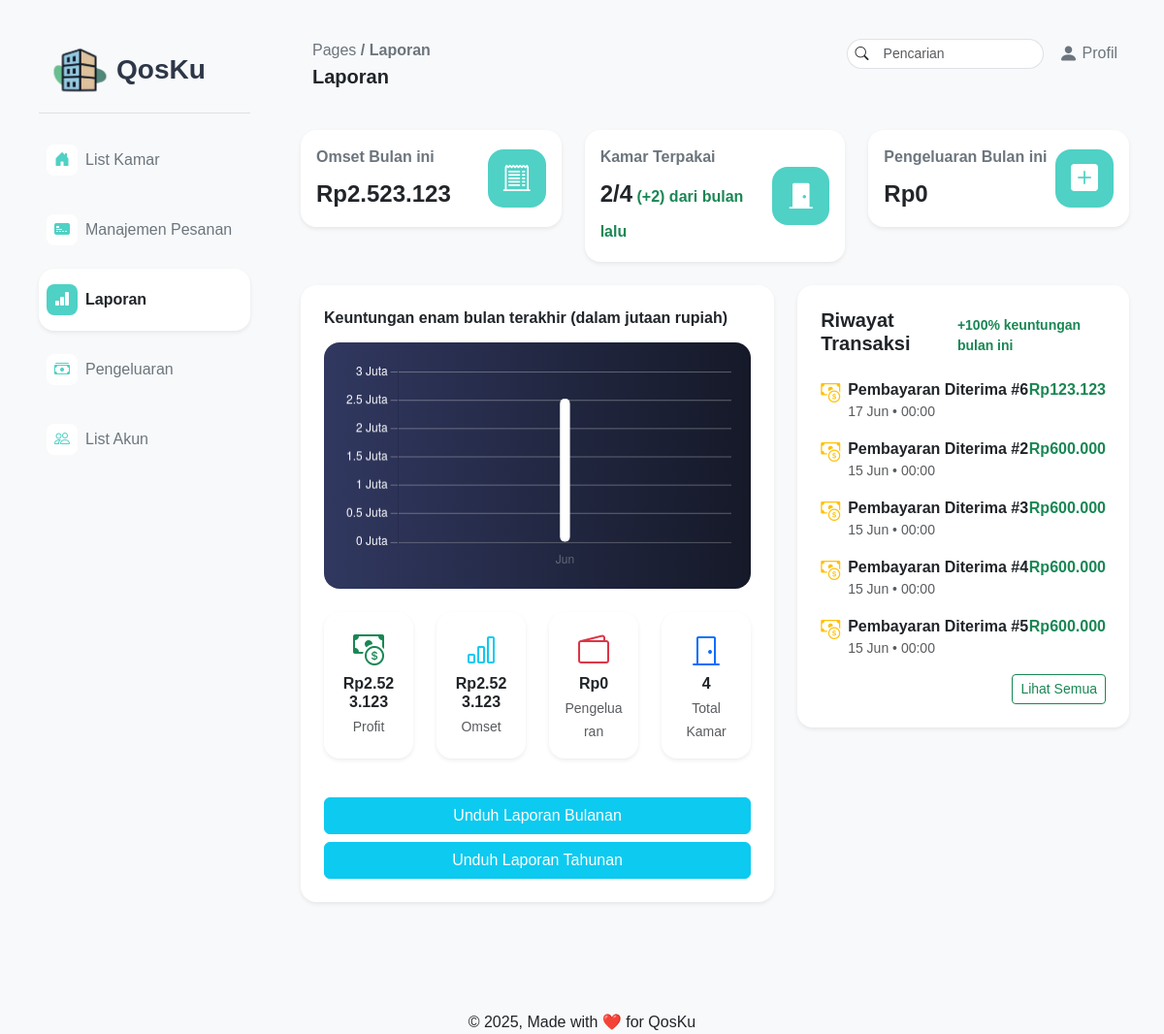
Page /pages/pemilik/laporan.php (signed in) on the earlier database version.
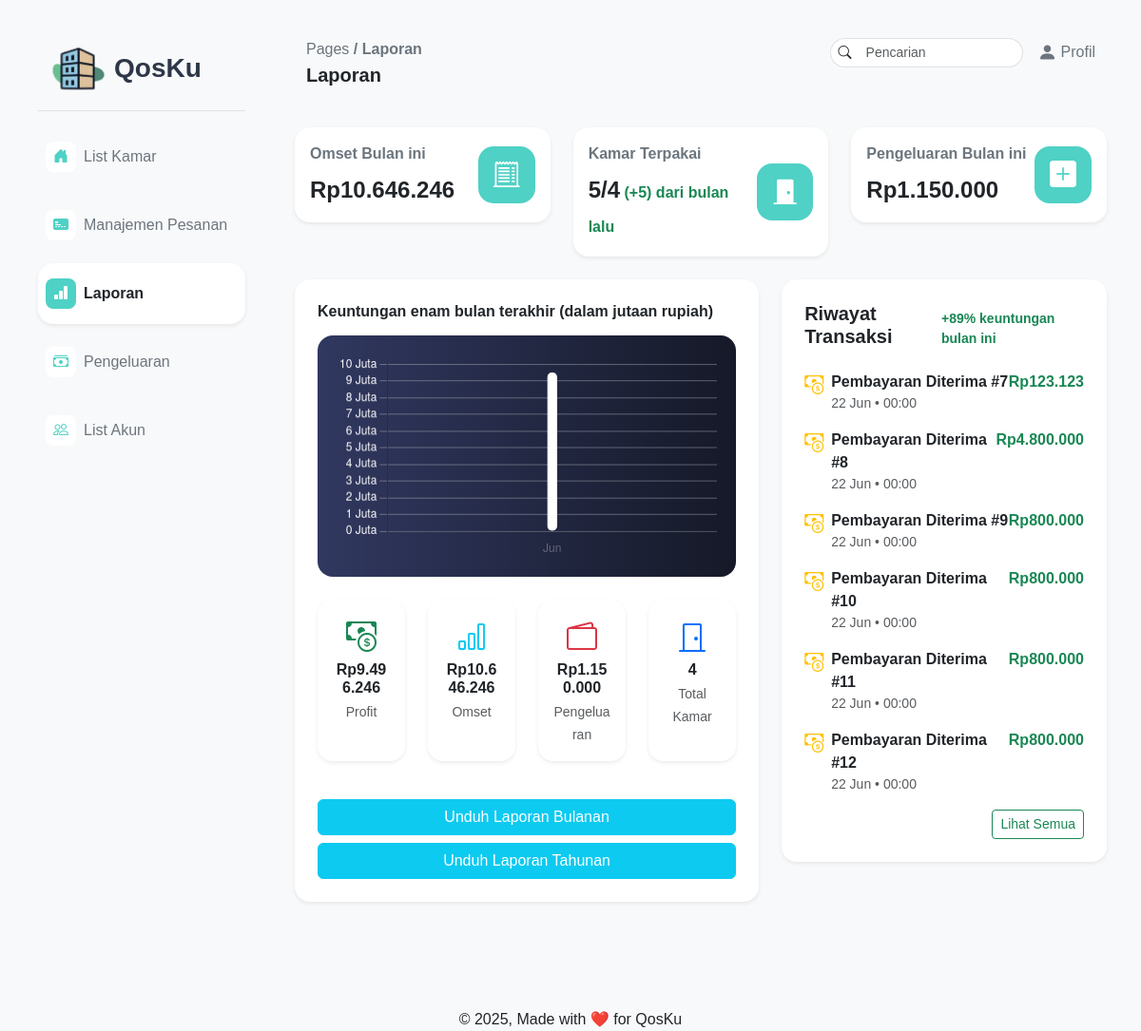
Same page on the later database version.
### tables this page shows
CREATE TABLE `pembayaran` (
  `idPembayaran` int(11) NOT NULL,
  `tanggalPembayaran` date NOT NULL,
  `metodePembayaran` varchar(255) NOT NULL,
  `jumlahPembayaran` int(11) NOT NULL,
  `statusPembayaran` varchar(255) NOT NULL,
  `bukti_transfer` varchar(255) DEFAULT NULL,
  `idPemesanan` int(11) NOT NULL
);

### pages/pemilik/laporan.php (the view, shortened to what the changed rows need)
<?php
require_once "../../php/connect.php";
$currentMonth = date('m');
$currentYear = date('Y');
$jumlahKamarQuery = "SELECT COUNT(*) as total FROM kamar_kos";
$jumlahKamarResult = $connect->query($jumlahKamarQuery);
$jumlahKamar = $jumlahKamarResult->fetch_assoc()['total'];
$kamarTerpakaiQuery = "SELECT COUNT(*) as occupied FROM pemesanan
                      WHERE statusPemesanan = 'Terkonfirmasi'
                      AND (tanggal_mulai <= CURDATE() AND (tanggal_selesai >= CURDATE() OR tanggal_selesai = '1970-01-01'))";
$kamarTerpakaiResult = $connect->query($kamarTerpakaiQuery);
$kamarTerpakai = $kamarTerpakaiResult->fetch_assoc()['occupied'];
$omsetQuery = "SELECT SUM(jumlahPembayaran) as total FROM pembayaran
              WHERE statusPembayaran = 'Lunas'
              AND MONTH(tanggalPembayaran) = $currentMonth
              AND YEAR(tanggalPembayaran) = $currentYear";
$omsetResult = $connect->query($omsetQuery);
$omset = $omsetResult->fetch_assoc()['total'] ?? 0;
$pengeluaranQuery = "SELECT SUM(jumlah) as total FROM pengeluaran
                    WHERE MONTH(tanggal) = $currentMonth
                    AND YEAR(tanggal) = $currentYear";
$pengeluaranResult = $connect->query($pengeluaranQuery);
$pengeluaran = $pengeluaranResult->fetch_assoc()['total'] ?? 0;
$profit = $omset - $pengeluaran;
$lastMonthKamarQuery = "SELECT COUNT(*) as last_month FROM pemesanan
                       WHERE statusPemesanan = 'Terkonfirmasi'
                       AND MONTH(tanggalPemesanan) = MONTH(DATE_SUB(CURDATE(), INTERVAL 1 MONTH))
                       AND YEAR(tanggalPemesanan) = YEAR(DATE_SUB(CURDATE(), INTERVAL 1 MONTH))";
$lastMonthKamarResult = $connect->query($lastMonthKamarQuery);
$lastMonthKamar = $lastMonthKamarResult->fetch_assoc()['last_month'];
$selisihKamar = $kamarTerpakai - $lastMonthKamar;
$profitHistoryQuery = "SELECT
    YEAR(tanggalPembayaran) as year,
    MONTH(tanggalPembayaran) as month,
    SUM(p.jumlahPembayaran) as income,
    (SELECT IFNULL(SUM(pe.jumlah), 0) FROM pengeluaran pe
     WHERE MONTH(pe.tanggal) = MONTH(p.tanggalPembayaran)
     AND YEAR(pe.tanggal) = YEAR(p.tanggalPembayaran)) as expenses,
    (SUM(p.jumlahPembayaran) - (SELECT IFNULL(SUM(pe.jumlah), 0) FROM pengeluaran pe
     WHERE MONTH(pe.tanggal) = MONTH(p.tanggalPembayaran)
     AND YEAR(pe.tanggal) = YEAR(p.tanggalPembayaran))) as profit
FROM pembayaran p
WHERE p.statusPembayaran = 'Lunas'
AND p.tanggalPembayaran >= DATE_SUB(CURDATE(), INTERVAL 5 MONTH)
GROUP BY YEAR(tanggalPembayaran), MONTH(tanggalPembayaran)
ORDER BY year, month";
$profitHistoryResult = $connect->query($profitHistoryQuery);
$chartLabels = [];
$chartData = [];
while ($row = $profitHistoryResult->fetch_assoc()) {
    $monthName = date('M', mktime(0, 0, 0, $row['month'], 1));
    $chartLabels[] = "'$monthName'";
    $chartData[] = $row['profit'] / 1000000;
}
$queryPembayaran = "
SELECT
    pembayaran.idPembayaran,
    pembayaran.tanggalPembayaran,
    'Pembayaran Diterima' AS jenis,
    pembayaran.jumlahPembayaran
FROM pembayaran
WHERE pembayaran.statusPembayaran = 'Lunas'
ORDER BY tanggalPembayaran DESC
LIMIT 6
";
$resultPembayaran = $connect->query($queryPembayaran);
$transaksi = [];
while ($row = $resultPembayaran->fetch_assoc()) {
    $waktu = strtotime($row['tanggalPembayaran']);
    $transaksi[] = [
        'jenis' => 'Pembayaran Diterima',
        'ikon' => 'bi-cash-coin text-warning',
        'id' => $row['idPembayaran'],
        'jumlah' => $row['jumlahPembayaran'],
        'tanggal' => date('d M', $waktu),
        'jam' => date('H:i', $waktu)
    ];
}
function rupiah($angka)
{
    return 'Rp' . number_format($angka, 0, ',', '.');
}
?>
<!DOCTYPE html>
<html lang="en">
<head>
    <link href="https://cdn.jsdelivr.net/npm/bootstrap@5.3.6/dist/css/bootstrap.min.css" rel="stylesheet">
    <link rel="stylesheet" href="../../assets/css/style.css">
    <link rel="stylesheet" href="https://cdn.jsdelivr.net/npm/bootstrap-icons@1.13.1/font/bootstrap-icons.min.css">
</head>
<body class="bg-light">
    <div class="d-flex min-vh-100 ms-4 me-4">
        <div class="flex-grow-1">
            <div class="container-fluid pt-4 pb-3">
                <div class="row mb-4">
                    <div class="col-md-4">
                        <div class="card shadow-sm border-0 rounded-4">
                            <div class="card-body d-flex justify-content-between align-items-center">
                                <div>
                                    <p class="card-title fs-6 fw-bold text-secondary">Omset Bulan ini</p>
                                    <p class="card-text fs-4 fw-bold mb-0"><?= rupiah($omset) ?></p>
                                </div>
                            </div>
                        </div>
                    </div>
                    <div class="col-md-4">
                        <div class="card shadow-sm border-0 rounded-4">
                            <div class="card-body d-flex justify-content-between align-items-center">
                                <div>
                                    <p class="card-title fs-6 fw-bold text-secondary">Kamar Terpakai</p>
                                    <p class="card-text fs-4 fw-bold mb-0">
                                        <?= $kamarTerpakai ?>/<?= $jumlahKamar ?><small
                                            class="text-<?= $selisihKamar >= 0 ? 'success' : 'danger' ?> fs-6">
                                            (<?= $selisihKamar >= 0 ? '+' : '' ?><?= $selisihKamar ?>) dari bulan lalu
                                        </small></p>
                                </div>
                            </div>
                        </div>
                    </div>
                    <div class="col-md-4">
                        <div class="card shadow-sm border-0 rounded-4">
                            <div class="card-body d-flex justify-content-between align-items-center">
                                <div>
                                    <p class="card-title fs-6 fw-bold text-secondary">Pengeluaran Bulan ini</p>
                                    <p class="card-text fs-4 fw-bold mb-0"><?= rupiah($pengeluaran) ?></p>
                                </div>
                            </div>
                        </div>
                    </div>
                </div>
                <div class="row">
                    <div class="col-md-7">
                        <div class="card shadow-sm border-0 rounded-4">
                            <div class="card-body p-4">
                                <div class="chart-container mb-4">
                                    <canvas id="profitChart" height="160"></canvas>
                                </div>
                                <div class="row mb-4">
                                    <div class="col-md-3 mb-3">
                                        <div class="card shadow-sm border-0 rounded-4 h-100">
                                            <div class="card-body text-center p-3">
                                                <i class="bi bi-cash-coin fs-2 text-success mb-2"></i>
                                                <h6 class="fw-bold mb-1"><?= rupiah($profit) ?></h6>
                                                <small class="text-muted">Profit</small>
                                            </div>
                                        </div>
                                    </div>
                                    <div class="col-md-3 mb-3">
                                        <div class="card shadow-sm border-0 rounded-4 h-100">
                                            <div class="card-body text-center p-3">
                                                <i class="bi bi-bar-chart fs-2 text-info mb-2"></i>
                                                <h6 class="fw-bold mb-1"><?= rupiah($omset) ?></h6>
                                                <small class="text-muted">Omset</small>
                                            </div>
                                        </div>
                                    </div>
                                    <div class="col-md-3 mb-3">
                                        <div class="card shadow-sm border-0 rounded-4 h-100">
                                            <div class="card-body text-center p-3">
                                                <i class="bi bi-wallet2 fs-2 text-danger mb-2"></i>
                                                <h6 class="fw-bold mb-1"><?= rupiah($pengeluaran) ?></h6>
                                                <small class="text-muted">Pengeluaran</small>
                                            </div>
                                        </div>
                                    </div>
                                </div>
                            </div>
                        </div>
                    </div>
                    <div class="col-md-5">
                        <div class="card shadow-sm border-0 rounded-4">
                            <div class="card-body p-4">
                                <div class="d-flex justify-content-between align-items-center mb-3">
                                    <h5 class="fw-semibold">Riwayat Transaksi</h5>
                                    <span class="text-<?= $profit >= 0 ? 'success' : 'danger' ?> small fw-semibold">
                                        <?= $profit >= 0 ? '+' : '' ?><?= $jumlahKamar > 0 ? round(($profit / ($omset ?: 1)) * 100) : 0 ?>%
                                        keuntungan bulan ini
                                    </span>
                                </div>
                                <ul class="list-unstyled">
                                    <?php foreach ($transaksi as $item): ?>
                                        <li class="mb-3 d-flex align-items-start">
                                            <i class="bi <?= $item['ikon'] ?> fs-5 me-2"></i>
                                            <div class="flex-grow-1">
                                                <div class="fw-semibold d-flex justify-content-between">
                                                    <span>
                                                        <?= $item['jenis'] ?>
                                                        <?php if ($item['id'])
                                                            echo "#{$item['id']}"; ?>
                                                    </span>
                                                    <span class="text-success"><?= rupiah($item['jumlah']) ?></span>
                                                </div>
                                                <div class="text-muted small"><?= $item['tanggal'] ?> • <?= $item['jam'] ?>
                                                </div>
                                            </div>
                                        </li>
                                    <?php endforeach; ?>
                                </ul>
                            </div>
                        </div>
                    </div>
                </div>
            </div>
        </div>
    </div>
    <script>
        // Profit Chart
        const ctx = document.getElementById('profitChart').getContext('2d');
        const profitChart = new Chart(ctx, {
            type: 'bar',
            data: {
                labels: [<?= implode(',', $chartLabels) ?>],
                datasets: [{
                    label: 'Profit (juta Rp)',
                    data: [<?= implode(',', $chartData) ?>],
                    backgroundColor: 'rgba(255, 255, 255, 1)',
                    borderColor: 'rgba(255, 255, 255, 1)',
                    borderWidth: 1,
                    borderRadius: 10,
                    borderSkipped: false,
                    barThickness: 10,
                }]
            },
            options: {
                responsive: true,
                maintainAspectRatio: true,
                plugins: {
                    legend: {
                        display: false
                    }
                },
                scales: {
                    y: {
                        beginAtZero: true,
                        grid: {
                            color: 'rgba(255, 255, 255, 0.3)',
                            drawBorder: false
                        },
                        ticks: {
                            color: 'rgba(255, 255, 255, 1)',
                            callback: function (value) {
                                return value + ' Juta';
                            }
                        }
                    },
                    x: {
                        grid: {
                            display: false
                        },
                        ticks: {
                            color: 'rgba(255, 255, 255, 0.3)'
                        }
                    }
                },
            }
        });
    </script>
</body>
</html>

Differences in the rows shown:
no longer on this page (row unchanged): pembayaran: jenis "Pembayaran Diterima", idPembayaran "6", jumlahPembayaran "Rp123.123", tanggal "17 Jun", jam "00:00"
no longer on this page (row unchanged): pembayaran: jenis "Pembayaran Diterima", idPembayaran "2", jumlahPembayaran "Rp600.000", tanggal "15 Jun", jam "00:00"
no longer on this page (row unchanged): pembayaran: jenis "Pembayaran Diterima", idPembayaran "3", jumlahPembayaran "Rp600.000", tanggal "15 Jun", jam "00:00"
no longer on this page (row unchanged): pembayaran: jenis "Pembayaran Diterima", idPembayaran "4", jumlahPembayaran "Rp600.000", tanggal "15 Jun", jam "00:00"
no longer on this page (row unchanged): pembayaran: jenis "Pembayaran Diterima", idPembayaran "5", jumlahPembayaran "Rp600.000", tanggal "15 Jun", jam "00:00"
added pembayaran: jenis "Pembayaran Diterima", idPembayaran "7", jumlahPembayaran "Rp123.123", tanggal "22 Jun", jam "00:00"
added pembayaran: jenis "Pembayaran Diterima", idPembayaran "8", jumlahPembayaran "Rp4.800.000", tanggal "22 Jun", jam "00:00"
added pembayaran: jenis "Pembayaran Diterima", idPembayaran "9", jumlahPembayaran "Rp800.000", tanggal "22 Jun", jam "00:00"
added pembayaran: jenis "Pembayaran Diterima", idPembayaran "10", jumlahPembayaran "Rp800.000", tanggal "22 Jun", jam "00:00"
added pembayaran: jenis "Pembayaran Diterima", idPembayaran "11", jumlahPembayaran "Rp800.000", tanggal "22 Jun", jam "00:00"
added pembayaran: jenis "Pembayaran Diterima", idPembayaran "12", jumlahPembayaran "Rp800.000", tanggal "22 Jun", jam "00:00"
Other differences:
rupiah($omset): "Rp2.523.123" → "Rp10.646.246"
$kamarTerpakai: "2" → "5"
$selisihKamar: "2" → "5"
rupiah($pengeluaran): "Rp0" → "Rp1.150.000"
chart data {{ implode(',', $chartData) }}: 2.523123 → 9.496246
rupiah($profit): "Rp2.523.123" → "Rp9.496.246"
text no longer shown: "100"
text now shown: "89"
